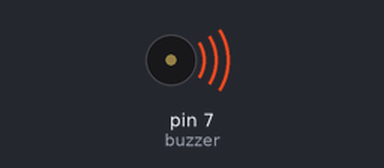
Bench run of a sketch on a simulated Arduino Uno, built with avr-gcc and run on an emulated ATmega328P. On the bench: buzzer (waves = sounding).

Above: at 0.5 s.
Timing chart, 0 to 3.5 s (numbered marks = the images above):
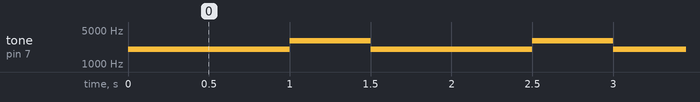

Measured:
- by itself, tone on pin 7 (buzzer): alternates 3000 Hz for 0.50 s and 2000 Hz for 1.0 s

The sketch:

buzzer.ino
```cpp
int buzzer=7;
void setup() {
  // put your setup code here, to run once:
  pinMode(buzzer,OUTPUT);

}

void loop() {
  // put your main code here, to run repeatedly:
  tone(buzzer,2000);
  delay(1000);
  tone(buzzer, 3000);
  delay(500);
  tone(buzzer,1000,1000);


}
```
